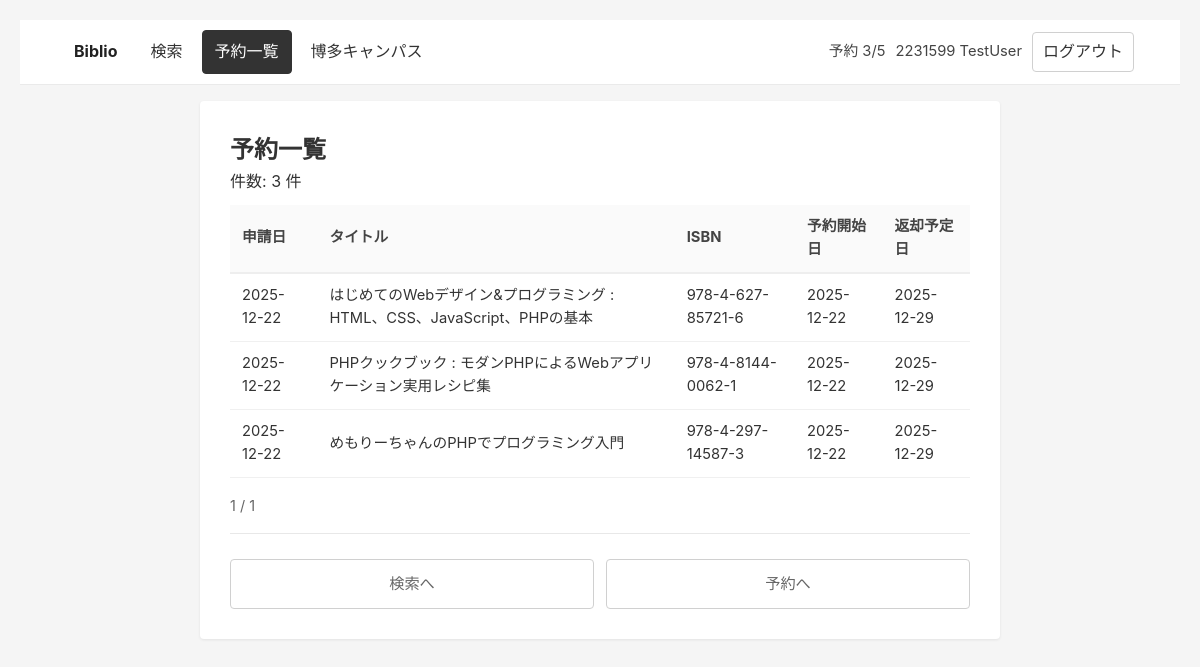
Screenshot of /reservation_list.php (signed in) with the database file from the repository.
### tables this page shows
CREATE TABLE `reservation` (
  `id` int(11) NOT NULL,
  `user_id` int(11) DEFAULT NULL COMMENT '_kiis_studentから取得',
  `book_id` int(11) DEFAULT NULL COMMENT 'bookから取得',
  `date` date DEFAULT NULL COMMENT '登録日',
  `reservation_date` date DEFAULT NULL COMMENT '予約開始日',
  `return_date` date DEFAULT NULL COMMENT '返却日',
  `reservariton_status` int(1) DEFAULT NULL
);

CREATE TABLE `book` (
  `id` int(11) NOT NULL,
  `title` varchar(50) DEFAULT NULL,
  `isbn` varchar(20) DEFAULT NULL,
  `author` varchar(50) DEFAULT NULL COMMENT '著者',
  `publisher` varchar(50) DEFAULT NULL COMMENT '出版社',
  `publication_date` date DEFAULT NULL COMMENT '発刊日',
  `copies` int(1) DEFAULT NULL COMMENT '本数',
  `status` int(1) DEFAULT 0 COMMENT '通常＝0\r\n禁帯＝1'
);

### reservation_list.php (the view, shortened to what this page needs)
<?php
require_once 'DBC.php';
$user = getLoggedInUser();
$userId = (int)$user['userId'];
$results = [];
$totalCount = 0;
$page = 1;
$pageSize = 20;
try {
	$page = isset($_GET['page']) && ctype_digit((string)$_GET['page']) ? max(1, intval($_GET['page'])) : 1;
	$countSql = "SELECT COUNT(*) FROM reservation WHERE user_id = :user_id AND reservariton_status = 0";
	$countStmt = $dbh->prepare($countSql);
	$countStmt->bindValue(':user_id', $userId, PDO::PARAM_INT);
	$countStmt->execute();
	$totalCount = intval($countStmt->fetchColumn());
	$offset = ($page - 1) * $pageSize;
	$listSql = "SELECT
		r.id,
		r.book_id,
		r.reservation_date,
		r.return_date,
		r.reservariton_status,
		r.`date`,
		b.title,
		b.isbn
	FROM reservation r
	LEFT JOIN book b ON b.id = r.book_id
	WHERE r.user_id = :user_id
	  AND r.reservariton_status = 0
	ORDER BY r.`date` DESC, r.id DESC
	LIMIT :limit OFFSET :offset";
	$stmt = $dbh->prepare($listSql);
	$stmt->bindValue(':user_id', $userId, PDO::PARAM_INT);
	$stmt->bindValue(':limit', $pageSize, PDO::PARAM_INT);
	$stmt->bindValue(':offset', $offset, PDO::PARAM_INT);
	$stmt->execute();
	$results = $stmt->fetchAll(PDO::FETCH_ASSOC);
} catch (Exception $exception) {
	$errorMessage = sprintf('エラー: %s', htmlspecialchars($exception->getMessage()));
}
?>
<!DOCTYPE html>
<html lang="ja">
<head>
	<link rel="stylesheet" href="assets/CSS/style.css">
</head>
<body>
	<?php include 'header.php'; ?>
	<div class="container">
		<div class="list-container">
			<h2>予約一覧</h2>
			<p>件数: <?php echo number_format($totalCount); ?> 件</p>
			<?php if ($totalCount > 0): ?>
				<table class="table">
					<thead>
						<tr>
							<th>申請日</th>
							<th>タイトル</th>
							<th>ISBN</th>
							<th>予約開始日</th>
							<th>返却予定日</th>
						</tr>
					</thead>
					<tbody>
						<?php foreach ($results as $row): ?>
							<tr>
								<td><?php echo htmlspecialchars($row['date']); ?></td>
								<td><?php echo htmlspecialchars($row['title']); ?></td>
								<td><?php echo htmlspecialchars($row['isbn']); ?></td>
								<td><?php echo htmlspecialchars($row['reservation_date']); ?></td>
								<td><?php echo htmlspecialchars($row['return_date']); ?></td>
							</tr>
						<?php endforeach; ?>
					</tbody>
				</table>
				<?php
					$totalPages = (int)ceil($totalCount / $pageSize);
					echo '<div class="pagination">';
					echo '<span class="page-info">' . $page . ' / ' . $totalPages . '</span>';
					echo '</div>';
				?>
			<?php else: ?>
				<p>予約はまだありません。</p>
			<?php endif; ?>
			<div class="form-actions" style="margin-top:16px;">
				<a href="search.php" class="reset-button" style="text-decoration:none;display:inline-block;text-align:center;">検索へ</a>
				<a href="reservation.php" class="reset-button" style="text-decoration:none;display:inline-block;text-align:center;">予約へ</a>
			</div>
		</div>
	</div>
</body>
</html>

### assets/CSS/style.css (style rules this page uses)
* { margin: 0; padding: 0; box-sizing: border-box; }
body { font-family: -apple-system, BlinkMacSystemFont, 'Segoe UI', 'Hiragino Sans', 'Hiragino Kaku Gothic ProN', 'Yu Gothic', YuGothic, Meiryo, sans-serif; background-color: #f5f5f5; min-height: 100vh; padding: 20px; line-height: 1.6; color: #333; }
.container { max-width: 800px; margin: 0 auto; background-color: #ffffff; border-radius: 4px; box-shadow: 0 1px 3px rgba(0, 0, 0, 0.08); overflow: hidden; }
.form-actions { display: flex; gap: 12px; margin-top: 35px; padding-top: 25px; border-top: 1px solid #e8e8e8; }
.submit-button, .reset-button { flex: 1; padding: 12px 28px; border: none; border-radius: 4px; font-size: 0.95rem; font-weight: 500; cursor: pointer; transition: all 0.2s ease; font-family: inherit; }
.reset-button { background-color: #ffffff; color: #666; border: 1px solid #d0d0d0; }
.list-container { padding: 30px; overflow-x: auto; }
.table { width: 100%; min-width: 600px; border-collapse: collapse; margin-top: 10px; font-size: 0.92rem; }
.table thead th { text-align: left; background: #fafafa; border-bottom: 2px solid #eee; padding: 10px 12px; color: #444; }
.table tbody td { border-bottom: 1px solid #f0f0f0; padding: 10px 12px; }
.pagination { display: flex; align-items: center; gap: 10px; margin-top: 16px; }
.page-info { color: #666; font-size: 0.9rem; }

### rows the page displays
reservation: date "2025-12-22", book.title "はじめてのWebデザイン&プログラミング : HTML、CSS、JavaScript、PHPの基本", book.isbn "978-4-627-85721-6", reservation_date "2025-12-22", return_date "2025-12-29"
reservation: date "2025-12-22", book.title "PHPクックブック : モダンPHPによるWebアプリケーション実用レシピ集", book.isbn "978-4-8144-0062-1", reservation_date "2025-12-22", return_date "2025-12-29"
reservation: date "2025-12-22", book.title "めもりーちゃんのPHPでプログラミング入門", book.isbn "978-4-297-14587-3", reservation_date "2025-12-22", return_date "2025-12-29"

### other values shown
$quotaText "予約 3/5"
$user['stdNo'] "2231599"
$user['stdName'] "TestUser"
$totalCount "3"
$page "1"
$totalPages "1"
